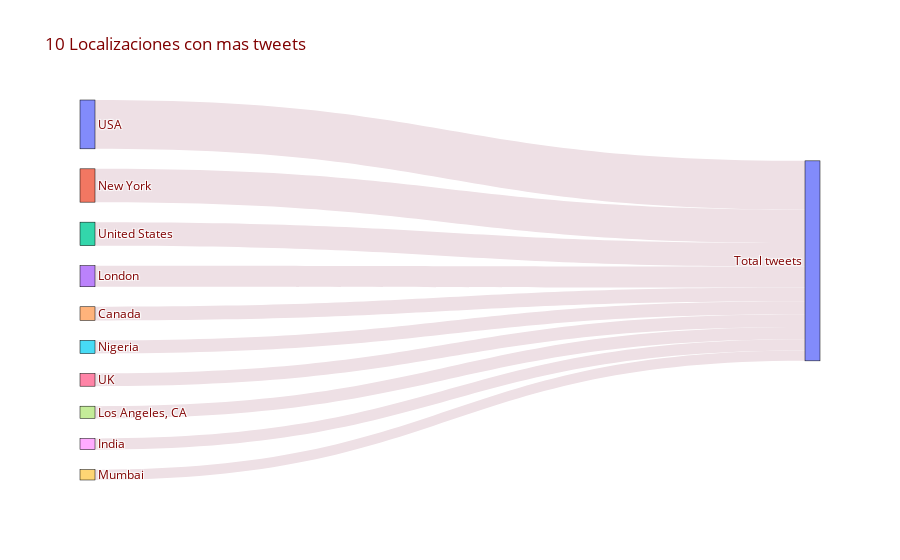

The code cell stored with this chart in its notebook:
### Code cell
import plotly.graph_objects as go
labels = localizaciones['location']

fig = go.Figure(data=[go.Sankey(       
    node = dict(            
      thickness = 15,
      line = dict(color = "black"),
      label = labels,
    ),
    
    link = dict(               
      source = [0,1,2,3,4,5,6,7,8,9],
      target = [10, 10, 10, 10, 10, 10, 10, 10, 10, 10, 10],   
      value = localizaciones['target_count'], 
      color = '#eee0e5'
  ))])

fig.update_layout(title_text="10 Localizaciones con mas tweets", font=dict(size = 12, color = 'maroon'),paper_bgcolor='white')
fig.show()

### Figure 1 — Plotly figure (JSON) as saved in the notebook; plotly's stock layout.template omitted (floating-point values rounded to 4 significant figures)
{"data": [{"link": {"color": "#eee0e5", "source": [0, 1, 2, 3, 4, 5, 6, 7, 8, 9], "target": [10, 10, 10, 10, 10, 10, 10, 10, 10, 10, 10], "value": [104.0, 71.0, 50.0, 45.0, 29.0, 28.0, 27.0, 26.0, 24.0, 22.0, 426.0]}, "node": {"label": ["USA", "New York", "United States", "London", "Canada", "Nigeria", "UK", "Los Angeles, CA", "India", "Mumbai", "Total tweets"], "line": {"color": "black"}, "thickness": 15}, "type": "sankey"}], "layout": {"font": {"color": "maroon", "size": 12}, "paper_bgcolor": "white", "title": {"text": "10 Localizaciones con mas tweets"}}}
